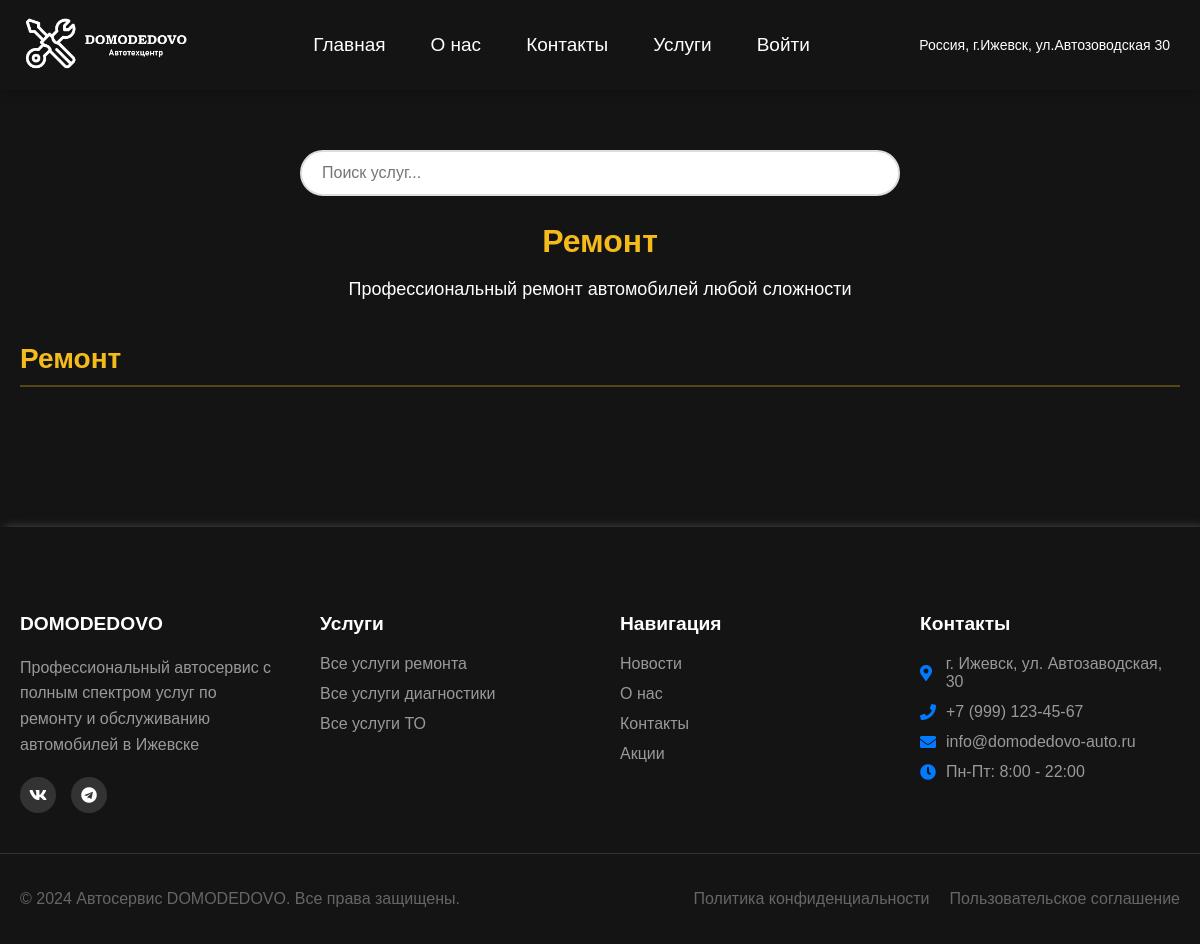
/services/Ремонт/, run on an earlier commit of the app's database.
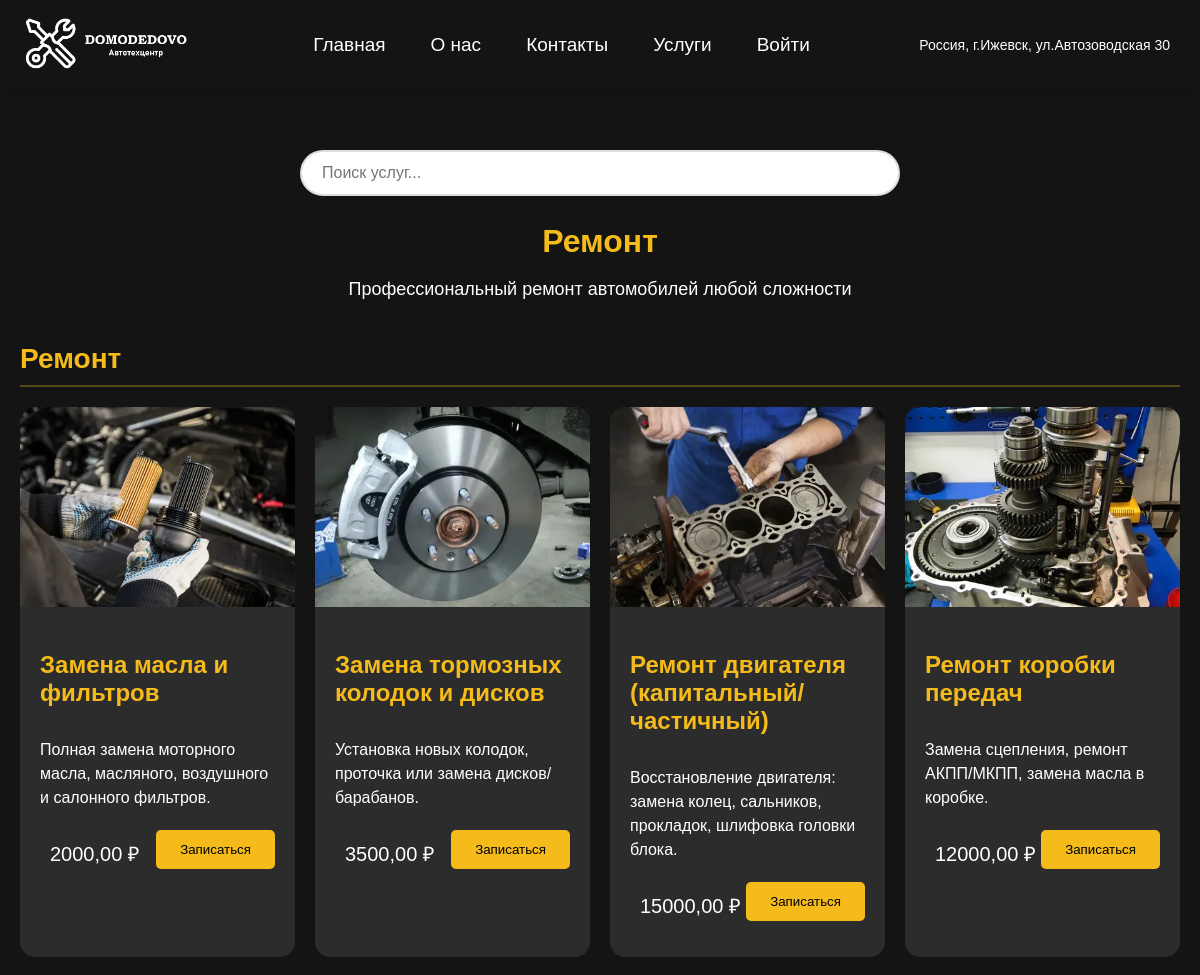
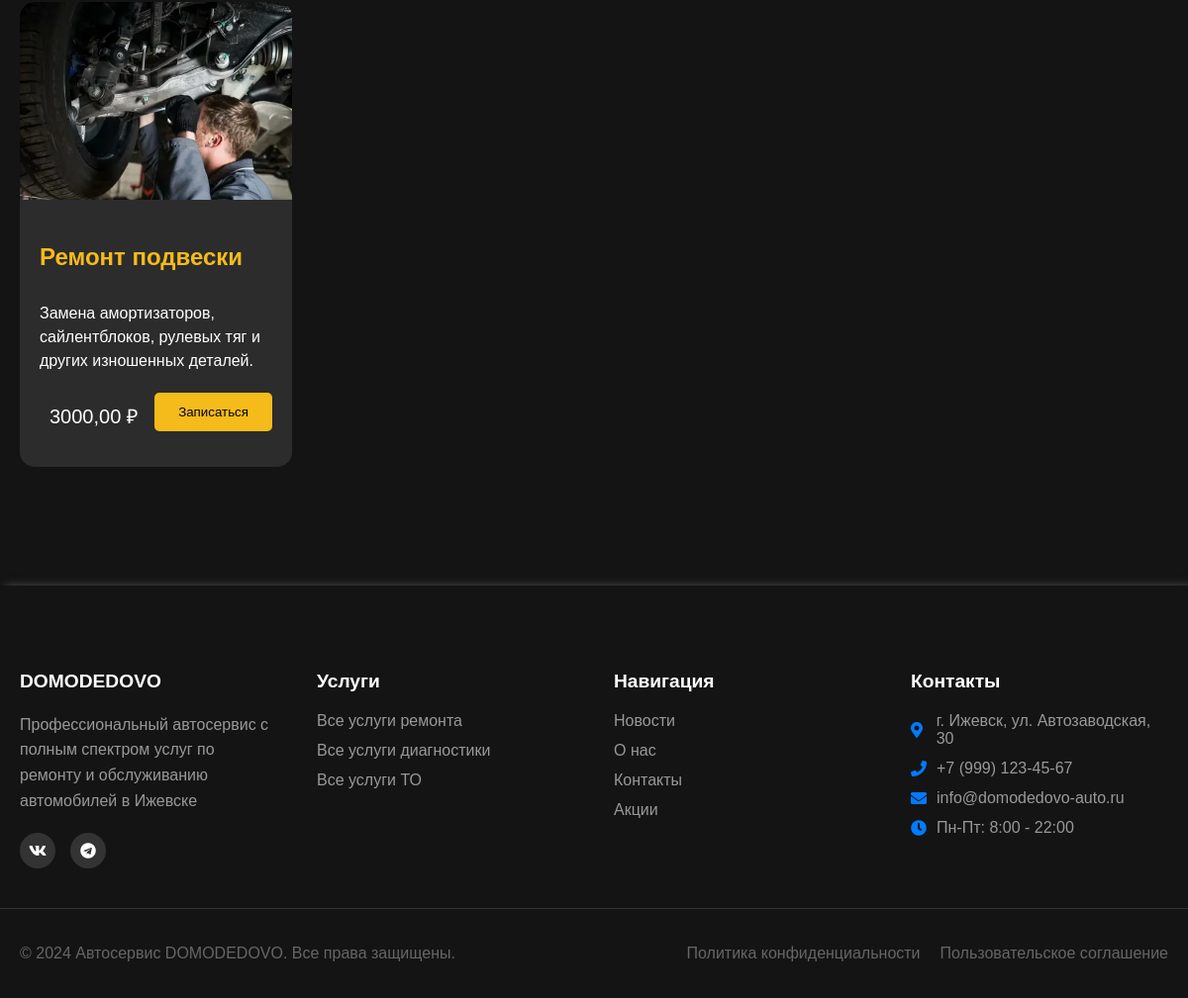
And on a later commit of the database (2 pictures, top to bottom).
### app/models.py (models this page shows, shortened)
class ServiceType(models.Model):
    CATEGORIES = [
        ('Диагностика', 'Диагностика'),
        ('Ремонт', 'Ремонт'),
        ('ТО', 'ТО'),
    ]
    name = models.CharField(max_length=100, verbose_name="Название услуги")
    description = models.TextField(verbose_name="Описание")
    price = models.DecimalField(max_digits=10, decimal_places=2, verbose_name="Цена")
    category = models.CharField(max_length=50, choices=CATEGORIES, verbose_name="Категория")
    image = models.ImageField(upload_to='services/', null=True, blank=True, verbose_name="Изображение")
    original_price = models.DecimalField(max_digits=10, decimal_places=2, null=True, blank=True, verbose_name="Оригинальная цена")
    class Meta:
        verbose_name = "Услуга"
        verbose_name_plural = "Услуги"
        ordering = ['category', 'name']
    def get_discount_offer(self):
        today = timezone.now().date()
        return self.special_offers.filter(
            is_active=True,
            end_date__gte=today
        ).order_by('-discount_percent').first()
    @property
    def discounted_price(self):
        offer = self.get_discount_offer()
        if offer and offer.discount_percent:
            discount = Decimal(offer.discount_percent) / Decimal('100')
            discounted = self.price * (Decimal('1') - discount)
            return discounted.quantize(Decimal('0.01'), rounding=ROUND_HALF_UP)
        return None

### app/views.py (the view)
# urls.py: path('services/<str:category>/', app_views.services_category_view, name='services_category'),
def services_category_view(request, category):
    services = ServiceType.objects.filter(category=category).order_by('name')
    return render(request, 'services/services.html', {
        'services_by_category': {category: services},
        'title': f'Услуги - {category}',
        'current_category': category
    })

### chat/context_processors.py (called while the page is built)
def support_status(request):
    if request.user.is_authenticated:
        return {
            'is_support_user': is_support(request.user),
            'support_unread_count': 0
        }
    return {
        'is_support_user': False,
        'support_unread_count': 0
    }

### templates/services/services.html (shortened to what this page needs)
{% extends "services/service_base.html" %}
{% block content %}
<div class="services-container">
    <div class="search-container">
        <input type="text"
               id="searchInput"
               class="search-input"
               placeholder="Поиск услуг..."
               value="{{ query|default:'' }}"
               autocomplete="off">
    </div>
    <div id="searchResults">
        <div class="services-header">
            <h2>{% if current_category %}{{ current_category }}{% else %}Наши услуги{% endif %}</h2>
            <p class="service-description">
                {% if current_category %}
                    {% if current_category == 'Ремонт' %}
                        Профессиональный ремонт автомобилей любой сложности
                    {% elif current_category == 'Диагностика' %}
                        Комплексная диагностика всех систем автомобиля
                    {% elif current_category == 'ТО' %}
                        Техническое обслуживание автомобилей всех марок
                    {% endif %}
                {% else %}
                    Мы предлагаем широкий спектр услуг по обслуживанию и ремонту автомобилей
                {% endif %}
            </p>
        </div>
        <div class="services-categories">
            {% for category, services in services_by_category.items %}
                <div class="category-section" id="{{ category|lower }}">
                    <h2 class="category-title">{{ category }}</h2>
                    <div class="services-grid">
                        {% for service in services %}
                            <div class="service-card" id="{{ service.name|slugify }}">
                                {% if service.image %}
                                    <div class="service-image" style="background-image: url('{{ service.image.url }}')"></div>
                                {% endif %}
                                <div class="service-content">
                                    <h3>{{ service.name }}</h3>
                                    <p>{{ service.description }}</p>
                                    <div class="service-footer">
                                        <div class="service-price">
                                            {% if service.discounted_price %}
                                                <span class="original-price">{{ service.price }} ₽</span>
                                                <span class="special-price">{{ service.discounted_price }} ₽</span>
                                                <span class="discount-badge">-{{ service.get_discount_offer.discount_percent }}%</span>
                                            {% else %}
                                                <span class="regular-price">{{ service.price }} ₽</span>
                                            {% endif %}
                                        </div>
                                        <form action="{% url 'make_appointment' %}" method="get">
                                            <button type="submit" class="book-btn">Записаться</button>
                                        </form>
                                    </div>
                                </div>
                            </div>
                        {% endfor %}
                    </div>
                </div>
            {% endfor %}
        </div>
    </div>
</div>
{% endblock %}

### templates/services/service_base.html (shortened to what this page needs)
{% extends "header.html" %}

### templates/header.html (shortened to what this page needs)
{% load static socialaccount account i18n %} {% include 'chat/chat_panel.html' %}
<!DOCTYPE html>
<html lang="en">
  <head>
    <link rel="stylesheet" href="{% static 'style.css' %}" />
    <link rel="stylesheet" href="{% static 'css/news.css' %}">
    <link rel="stylesheet" href="https://cdnjs.cloudflare.com/ajax/libs/font-awesome/5.15.4/css/all.min.css"/>
    <link rel="stylesheet" href="https://cdn.jsdelivr.net/npm/sweetalert2@11/dist/sweetalert2.min.css"/>
    <link rel="stylesheet" href="https://cdn.jsdelivr.net/npm/slick-carousel@1.8.1/slick/slick.css"/>
    <link rel="stylesheet" href="https://cdn.jsdelivr.net/npm/slick-carousel@1.8.1/slick/slick-theme.css"/>
  </head>
  <body>
    <header>
      <div class="logo-container">
        <a href="{% url 'home' %}">
          <img
            src="{% static 'img/logo.jpg' %}"
            class="imglogo"
            alt="Логотип"
          />
        </a>
      </div>
      <nav>
        <div class="links-container">
          <ul>
            <li><a href="{% url 'home' %}">Главная</a></li>
            <li><a href="{% url 'home' %}#onas">О нас</a></li>
            <li><a href="{% url 'home' %}#contact">Контакты</a></li>
            <li>
              <div class="dropdown">
                <a href="{% url 'services' %}" class="dropbtn">Услуги</a>
              </div>
            </li>
            {% if user.is_authenticated %}
            {% if user.is_superuser %}
                <li>
                    <div class="dropdown">
                        <a href="#" class="dropbtn">Админ панель</a>
                        <div class="dropdown-content">
                            <a href="{% url 'admin:index' %}">Админ-панель</a>
                            <a href="{% url 'manage_news' %}">Управление новостями</a>
                            <a href="{% url 'manage_special_offers' %}">Управление акциями</a>
                            <a href="{% url 'chat:chat' %}">
                                Чаты поддержки
                                {% if support_unread_count > 0 %}
                                    <span class="badge bg-danger">{{ support_unread_count }}</span>
                                {% endif %}
                            </a>
                        </div>
                    </div>
                </li>
            {% elif is_support_user %}
                <li>
                    <a href="{% url 'chat:chat' %}" >
                        Чат поддержки
                        {% if support_unread_count > 0 %}
                            <span class="badge bg-danger">{{ support_unread_count }}</span>
                        {% endif %}
                    </a>
                </li>
            {% endif %}
            <li><a href="{% url 'profile' %}">Профиль</a></li>
        {% else %}
            <li><a href="{% url 'login' %}">Войти</a></li>
        {% endif %}
          </ul>
        </div>
        <p class="adres">Россия, г.Ижевск, ул.Автозоводская 30</p>
      </nav>
    </header>
    {% block content %} {% endblock %} {% include 'footer.html' %}
  </body>
</html>

### templates/footer.html
<footer class="footer">
    <div class="footer-content">
        <div class="footer-section">
            <h4>DOMODEDOVO</h4>
            <p class="footer-description">Профессиональный автосервис с полным спектром услуг по ремонту и обслуживанию автомобилей в Ижевске</p>
            <div class="footer-social">
                <a href="#" class="social-icon"><i class="fab fa-vk"></i></a>
                <a href="#" class="social-icon"><i class="fab fa-telegram"></i></a>
            </div>
        </div>
        <div class="footer-section">
            <h4>Услуги</h4>
            <ul class="footer-links">
                <li><a href="{% url 'services_category' 'Ремонт' %}">Все услуги ремонта</a></li>
                <li><a href="{% url 'services_category' 'Диагностика' %}">Все услуги диагностики</a></li>
                <li><a href="{% url 'services_category' 'ТО' %}">Все услуги ТО</a></li>
            </ul>
        </div>
        <div class="footer-section">
            <h4>Навигация</h4>
            <ul class="footer-links">
                <li><a href="{% url 'home' %}#news">Новости</a></li>
                <li><a href="{% url 'home' %}#onas">О нас</a></li>
                <li><a href="{% url 'home' %}#contact">Контакты</a></li>
                <li><a href="{% url 'home' %}#news">Акции</a></li>
            </ul>
        </div>
        <div class="footer-section">
            <h4>Контакты</h4>
            <ul class="footer-contacts">
                <li><i class="fas fa-map-marker-alt"></i> г. Ижевск, ул. Автозаводская, 30</li>
                <li><i class="fas fa-phone"></i> +7 (999) 123-45-67</li>
                <li><i class="fas fa-envelope"></i> info@domodedovo-auto.ru</li>
                <li><i class="fas fa-clock"></i> Пн-Пт: 8:00 - 22:00</li>
            </ul>
        </div>
    </div>
    <div class="footer-bottom">
        <div class="footer-bottom-content">
            <p>&copy; 2024 Автосервис DOMODEDOVO. Все права защищены.</p>
            <div class="footer-bottom-links">
                <a href="#">Политика конфиденциальности</a>
                <a href="#">Пользовательское соглашение</a>
            </div>
        </div>
    </div>
</footer>

### templates/services/services.html (style rules this page uses)
.search-container { margin: 20px auto; max-width: 600px; padding: 0 15px; }
.search-input { width: 100%; padding: 12px 20px; font-size: 16px; border: 2px solid #ddd; border-radius: 25px; outline: none; transition: border-color 0.3s ease; }
.services-categories { animation: fadeIn 0.3s ease-in-out; }
.service-price { font-size: 20px; font-weight: 500; margin-bottom: 8px; display: flex; align-items: baseline; gap: 10px; }
.regular-price { color: white; font-weight: 500; }

What changed in the data, as far as the page shows it:
added ServiceType: image (picture), name "Замена масла и фильтров", description "Полная замена моторного масла, масляного, воздушного и салонного фильтров.", price "2000,00"
added ServiceType: image (picture), name "Замена тормозных колодок и дисков", description "Установка новых колодок, проточка или замена дисков/барабанов.", price "3500,00"
added ServiceType: image (picture), name "Ремонт двигателя (капитальный/частичный)", description "Восстановление двигателя: замена колец, сальников, прокладок, шлифовка головки блока.", price "15000,00"
added ServiceType: image (picture), name "Ремонт коробки передач", description "Замена сцепления, ремонт АКПП/МКПП, замена масла в коробке.", price "12000,00"
added ServiceType: image (picture), name "Ремонт подвески", description "Замена амортизаторов, сайлентблоков, рулевых тяг и других изношенных деталей.", price "3000,00"
